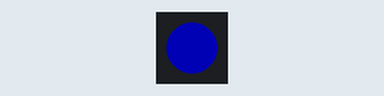
Bench run of a program on a simulated ESP32-S3. Shown: 1 RGB LEDs in strip order, left to right. Dim RGB values are drawn brighter than linear; WiFi joins after 1.5 s; servers stay silent unless stated; EEPROM starts erased; no MQTT or app messages arrive unless stated.

Above: at 0.1 s.
At 24.97 s:
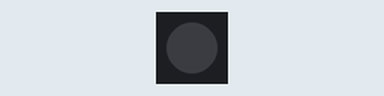
At 32.02 s:
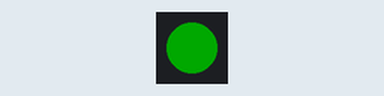
Timing chart, 0 to 40.0 s (numbered marks = the images above):
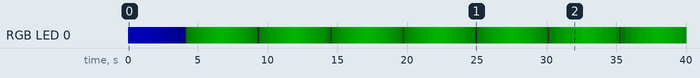

The program:

main.cpp
```cpp
#define DIAGNOSTIC_PIXEL
//#define DIAGNOSTIC_LED_PIN

#include "StandardFeatures.h"
#include "secrets.h"

StandardFeatures standardFeatures;

void mqttCallback(char* topic, byte* payload, unsigned int length)
{
    char data[length + 1];
    memcpy(data, payload, length);
    data[length] = '\0';

    Log.printf("mqttCallback - %s : %s\n", topic, data);
}

void onMQTTConnect() // Called when MQTT is connected or reconnected
{
    Log.println("MQTT Connect Callback!");

    standardFeatures.mqttSubscribe("testtopic/#");
}


void setup()
{
    standardFeatures.enableLogging(deviceName, syslogServer, syslogPort);
    standardFeatures.enableDiagnosticPixel(39);
    //standardFeatures.enableDiagnosticLed(13); // No LED on Qt Py ESP32-S3
    standardFeatures.enableWiFi(wifiSSID, wifiPassword, deviceName);
    standardFeatures.enableOTA(deviceName, otaPassword);
    standardFeatures.enableSafeMode(appVersion);
    standardFeatures.enableMQTT(mqttServer, mqttUsername, mqttPassword, deviceName);

    standardFeatures.setMqttOnConnectCallback(onMQTTConnect);

    standardFeatures.setMqttCallback(mqttCallback);
}

void loop()
{
    standardFeatures.loop();

    if (standardFeatures.isOTARunning())
        return;
}
```

Logging.cpp
```cpp
#include "Logging.h"

TLog Log;
```

Logging.h
```cpp
#ifndef __LOGGING_H_
#define __LOGGING_H_

#ifdef ESP32
#include <WiFi.h>
#include <ESPmDNS.h>
#endif

/*
    User-Level Severity
	Emergency   Alert       Critical    Error       Warning     Notice      Info        Debug
    8           9           10          11          12          13          14          15
*/

class TLog : public Print
{
public:
    void printlnCritical(const char * c) { _severity = 10; this->println(c); _severity = _defaultSeverity;}
    void printlnError(const char * c) { _severity = 11; this->println(c); _severity = _defaultSeverity;}
    void printlnWarning(const char * c) { _severity = 10; this->println(c); _severity = _defaultSeverity;}

    void enableLogging(const char *appName, const char *syslogServer, uint16_t sysLogPort = 514)
    {
        _appName = appName;
        _syslogServer = syslogServer;
        _syslogPort = sysLogPort;
        enableSyslog();
        enableLogging();
    }

    void enableLogging()
    {
        Serial.begin(115200);
        enableSerial();
    }

    void enableSerial() { _serialEnabled = true; };
    void enableSyslog() { _syslogEnabled = true; };
    void disableSerial() { _serialEnabled = false; };
    void disableSyslog() { _syslogEnabled = false; };

    size_t write(byte a)
    {
        if (_syslogEnabled)
            return syslogwrite(a, _severity);

        if (_serialEnabled)
            return Serial.write(a);

        return 1;
    };

private:
    bool _serialEnabled = false;
    bool _syslogEnabled = false;
    const uint8_t _defaultSeverity = 14;
    uint8_t _severity = _defaultSeverity;
    uint16_t _syslogPort = 514;
    const char * _syslogServer = "";
    size_t at = 0;
    char _macAddress[80] = "";
    const char * _appName = "";
    char logbuff[512]; // 1024 seems to be to large for some syslogd's.
    WiFiUDP syslog;
    bool _macAddressSet = false;

    size_t syslogwrite(uint8_t c, uint8_t s = 14)
    {
        if (at >= sizeof(logbuff) - 1)
        {
            this->println("Purged logbuffer (should never happen)");
            at = 0;
        };

        if (c >= 32 && c < 128)
            logbuff[ at++ ] = c;

        if (c == '\n' || at >= sizeof(logbuff) - 1)
        {

            logbuff[at++] = 0;
            at = 0;

            if (WiFi.isConnected())
            {
                if (!_macAddressSet)
                {
                    String macString = WiFi.macAddress();
                    macString.toLowerCase();
                    sprintf(_macAddress, "%s", macString.c_str());
                    _macAddressSet = true;
                }

                syslog.beginPacket(_syslogServer, _syslogPort);
                syslog.printf("<%d>1 - %s %s - - - %s", s, _macAddress, _appName, logbuff);
                syslog.endPacket();
            }
        };
        return 1;
    };

};
extern TLog Log;
#endif
```

secrets.h
```cpp
#ifndef __SECRETS_H_
#define __SECRETS_H_

const char* syslogServer = "my.syslog.server";
const uint16_t syslogPort = 514;

const char* wifiSSID = "WiFi SSID";
const char* wifiPassword = "MySecureWiFiPassword";

unsigned char mqttServer[] = {192, 168, 1, 100}; // MQTT Server IP Address
const char* mqttUsername = "mqtt-username";
const char* mqttPassword = "mqtt-password";

const char* otaPassword = "ota-password";

const char *deviceName = "device-name";

const char *appVersion = "2024.11.0";

#endif //__SECRETS_H_
```

Source omitted: StandardFeatures.h (16722 bytes)
